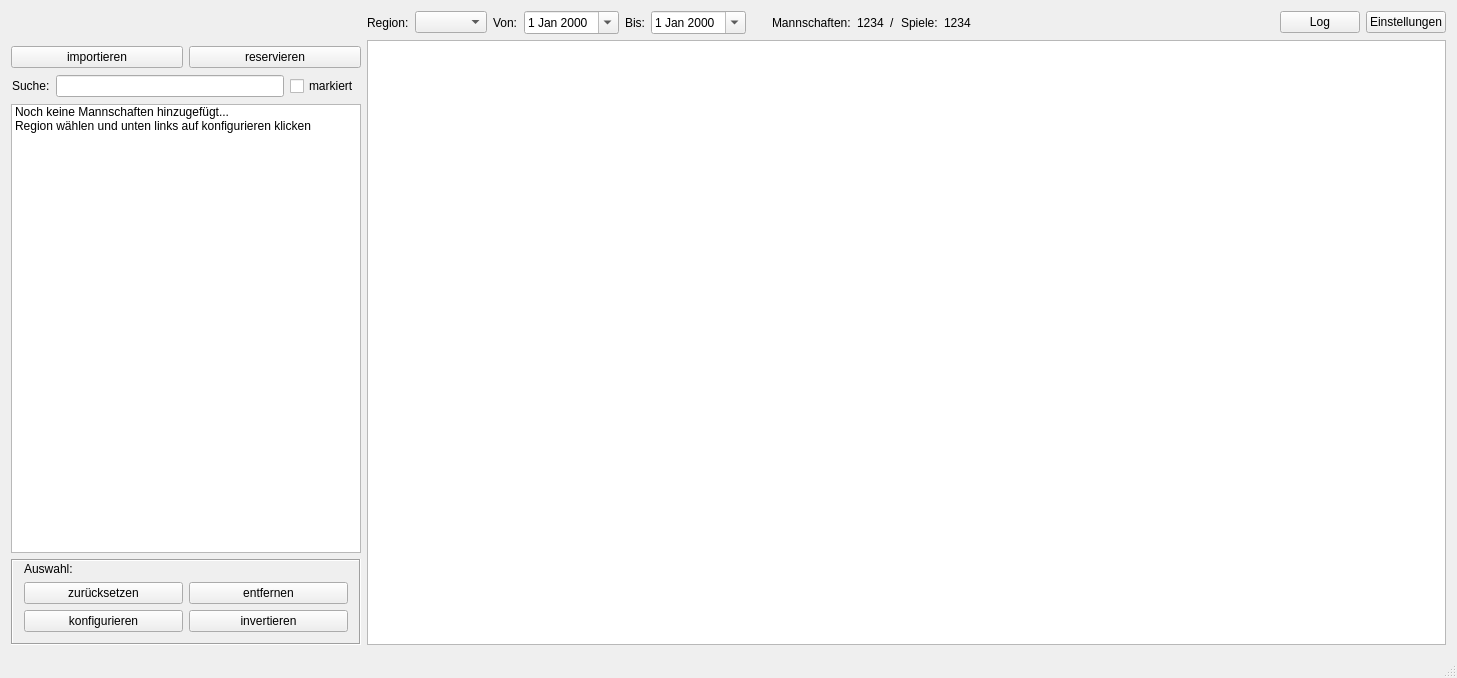
<?xml version="1.0" encoding="UTF-8"?>
<ui version="4.0">
 <class>MainWindow</class>
 <widget class="QMainWindow" name="MainWindow">
  <property name="geometry">
   <rect>
    <x>0</x>
    <y>0</y>
    <width>1457</width>
    <height>678</height>
   </rect>
  </property>
  <property name="windowTitle">
   <string>FuME - FuPa Match Explorer</string>
  </property>
  <widget class="QWidget" name="centralWidget">
   <layout class="QGridLayout" name="gridLayout_3">
    <item row="0" column="0" rowspan="2" colspan="2">
     <widget class="QLabel" name="label">
      <property name="text">
       <string/>
      </property>
      <property name="pixmap">
       <pixmap>../../../fupa-kalender-app/kalender/ui/fupa_logo_footer.png</pixmap>
      </property>
     </widget>
    </item>
    <item row="0" column="2">
     <widget class="QFrame" name="frame">
      <property name="maximumSize">
       <size>
        <width>16777215</width>
        <height>40</height>
       </size>
      </property>
      <layout class="QHBoxLayout" name="horizontalLayout_5">
       <property name="spacing">
        <number>-1</number>
       </property>
       <property name="leftMargin">
        <number>0</number>
       </property>
       <property name="topMargin">
        <number>0</number>
       </property>
       <property name="rightMargin">
        <number>0</number>
       </property>
       <property name="bottomMargin">
        <number>0</number>
       </property>
       <item>
        <widget class="QLabel" name="label_13">
         <property name="text">
          <string>Region:</string>
         </property>
        </widget>
       </item>
       <item>
        <widget class="QComboBox" name="comboBox"/>
       </item>
       <item>
        <widget class="QLabel" name="label_2">
         <property name="text">
          <string>Von:</string>
         </property>
        </widget>
       </item>
       <item>
        <widget class="QDateEdit" name="dateEdit_3">
         <property name="acceptDrops">
          <bool>false</bool>
         </property>
         <property name="calendarPopup">
          <bool>true</bool>
         </property>
        </widget>
       </item>
       <item>
        <widget class="QLabel" name="label_4">
         <property name="text">
          <string>Bis:</string>
         </property>
        </widget>
       </item>
       <item>
        <widget class="QDateEdit" name="dateEdit_4">
         <property name="calendarPopup">
          <bool>true</bool>
         </property>
        </widget>
       </item>
       <item>
        <spacer name="horizontalSpacer">
         <property name="orientation">
          <enum>Qt::Horizontal</enum>
         </property>
         <property name="sizeType">
          <enum>QSizePolicy::Minimum</enum>
         </property>
         <property name="sizeHint" stdset="0">
          <size>
           <width>20</width>
           <height>20</height>
          </size>
         </property>
        </spacer>
       </item>
       <item>
        <widget class="QLabel" name="label_5">
         <property name="text">
          <string>Mannschaften:</string>
         </property>
        </widget>
       </item>
       <item>
        <widget class="QLabel" name="label_6">
         <property name="maximumSize">
          <size>
           <width>30</width>
           <height>16777215</height>
          </size>
         </property>
         <property name="text">
          <string>1234</string>
         </property>
        </widget>
       </item>
       <item>
        <widget class="QLabel" name="label_14">
         <property name="text">
          <string>/</string>
         </property>
        </widget>
       </item>
       <item>
        <widget class="QLabel" name="label_3">
         <property name="text">
          <string>Spiele:</string>
         </property>
        </widget>
       </item>
       <item>
        <widget class="QLabel" name="label_7">
         <property name="text">
          <string>1234</string>
         </property>
        </widget>
       </item>
       <item>
        <spacer name="horizontalSpacer_8">
         <property name="orientation">
          <enum>Qt::Horizontal</enum>
         </property>
         <property name="sizeHint" stdset="0">
          <size>
           <width>40</width>
           <height>20</height>
          </size>
         </property>
        </spacer>
       </item>
       <item>
        <widget class="QPushButton" name="pushButton_3">
         <property name="text">
          <string>Log</string>
         </property>
        </widget>
       </item>
       <item>
        <widget class="QPushButton" name="pushButton_4">
         <property name="text">
          <string>Einstellungen</string>
         </property>
        </widget>
       </item>
      </layout>
     </widget>
    </item>
    <item row="2" column="0">
     <widget class="QPushButton" name="pushButton_5">
      <property name="text">
       <string>importieren</string>
      </property>
     </widget>
    </item>
    <item row="2" column="1">
     <widget class="QPushButton" name="pushButton_11">
      <property name="text">
       <string>reservieren</string>
      </property>
     </widget>
    </item>
    <item row="3" column="0" colspan="2">
     <layout class="QHBoxLayout" name="horizontalLayout">
      <property name="spacing">
       <number>-1</number>
      </property>
      <property name="leftMargin">
       <number>1</number>
      </property>
      <property name="topMargin">
       <number>1</number>
      </property>
      <property name="rightMargin">
       <number>1</number>
      </property>
      <property name="bottomMargin">
       <number>1</number>
      </property>
      <item>
       <widget class="QLabel" name="label_11">
        <property name="text">
         <string>Suche:</string>
        </property>
       </widget>
      </item>
      <item>
       <widget class="QLineEdit" name="lineEdit"/>
      </item>
      <item>
       <widget class="QCheckBox" name="checkBox_2">
        <property name="text">
         <string>markiert</string>
        </property>
       </widget>
      </item>
     </layout>
    </item>
    <item row="4" column="0" colspan="2">
     <widget class="QListWidget" name="listWidget">
      <property name="minimumSize">
       <size>
        <width>350</width>
        <height>0</height>
       </size>
      </property>
      <property name="maximumSize">
       <size>
        <width>166777</width>
        <height>16777215</height>
       </size>
      </property>
      <property name="selectionMode">
       <enum>QAbstractItemView::MultiSelection</enum>
      </property>
      <item>
       <property name="text">
        <string>Noch keine Mannschaften hinzugefügt...</string>
       </property>
       <property name="flags">
        <set>ItemIsDragEnabled|ItemIsUserCheckable|ItemIsEnabled</set>
       </property>
      </item>
      <item>
       <property name="text">
        <string>Region wählen und unten links auf konfigurieren klicken</string>
       </property>
       <property name="flags">
        <set>ItemIsDragEnabled|ItemIsUserCheckable|ItemIsEnabled</set>
       </property>
      </item>
     </widget>
    </item>
    <item row="5" column="0" colspan="2">
     <widget class="QFrame" name="frame">
      <property name="frameShape">
       <enum>QFrame::Box</enum>
      </property>
      <property name="frameShadow">
       <enum>QFrame::Sunken</enum>
      </property>
      <layout class="QGridLayout" name="gridLayout_2">
       <property name="sizeConstraint">
        <enum>QLayout::SetDefaultConstraint</enum>
       </property>
       <property name="topMargin">
        <number>1</number>
       </property>
       <property name="spacing">
        <number>-1</number>
       </property>
       <item row="1" column="0">
        <widget class="QPushButton" name="pushButton_10">
         <property name="text">
          <string>zurücksetzen</string>
         </property>
        </widget>
       </item>
       <item row="2" column="0">
        <widget class="QPushButton" name="pushButton">
         <property name="text">
          <string>konfigurieren</string>
         </property>
        </widget>
       </item>
       <item row="1" column="1">
        <widget class="QPushButton" name="pushButton_9">
         <property name="text">
          <string>entfernen</string>
         </property>
        </widget>
       </item>
       <item row="2" column="1">
        <widget class="QPushButton" name="pushButton_2">
         <property name="text">
          <string>invertieren</string>
         </property>
        </widget>
       </item>
       <item row="0" column="0" colspan="2">
        <widget class="QLabel" name="label_8">
         <property name="maximumSize">
          <size>
           <width>122347</width>
           <height>16777215</height>
          </size>
         </property>
         <property name="text">
          <string>Auswahl:</string>
         </property>
        </widget>
       </item>
      </layout>
     </widget>
    </item>
    <item row="1" column="2" rowspan="5">
     <widget class="QTableView" name="tableView">
      <property name="horizontalScrollBarPolicy">
       <enum>Qt::ScrollBarAsNeeded</enum>
      </property>
     </widget>
    </item>
   </layout>
  </widget>
  <widget class="QStatusBar" name="statusBar">
   <property name="autoFillBackground">
    <bool>false</bool>
   </property>
  </widget>
 </widget>
 <layoutdefault spacing="6" margin="11"/>
 <resources/>
 <connections/>
</ui>
